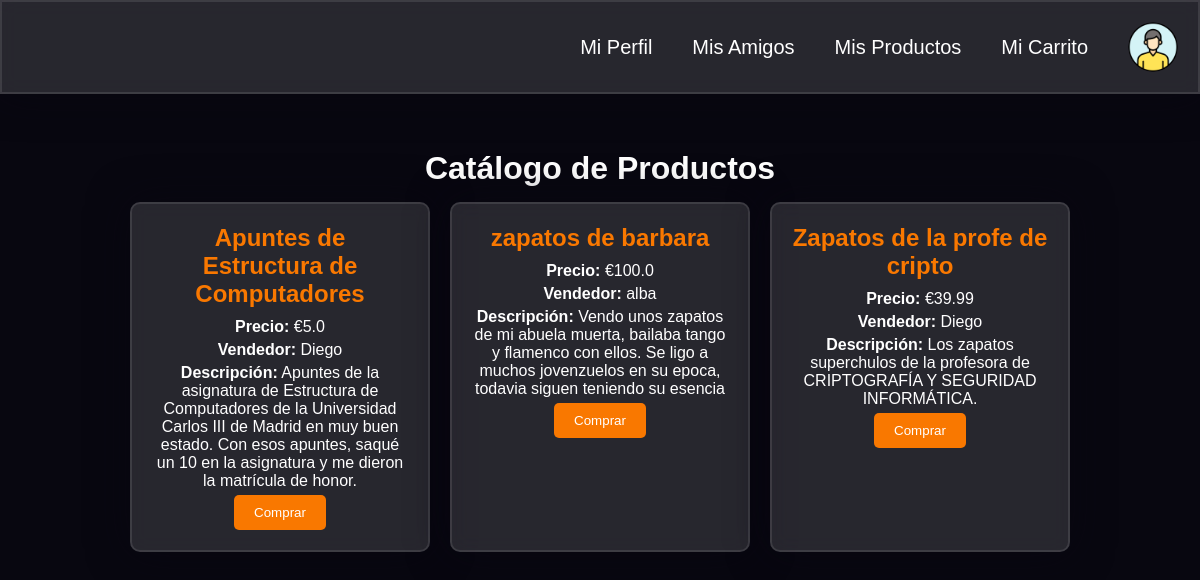
Screenshot of /comprar with the database file from the repository.
### app.py (models this page shows)
class Product(db.Model):
    __tablename__ = 'products'
    id = db.Column(db.Integer, primary_key=True)
    name = db.Column(db.String(80), nullable=False)
    category = db.Column(db.String(80), nullable=False)
    price = db.Column(db.Float, nullable=False)
    description = db.Column(db.String(200), nullable=False)
    status = db.Column(db.String(20), nullable=False, default='en venta')
    seller_id = db.Column(db.Integer, db.ForeignKey('users.id'), nullable=False)
    buyer_id = db.Column(db.Integer, db.ForeignKey('users.id'), nullable=True)
    created_at = db.Column(db.String(120), nullable=False)

class User(db.Model):
    __tablename__ = 'users'
    id = db.Column(db.Integer, primary_key=True)
    username = db.Column(db.String(80), unique=True, nullable=False)
    nombre = db.Column(db.String(80), nullable=False)
    ciudad = db.Column(db.String(80), nullable=False)
    email = db.Column(db.String(120), unique=True, nullable=False)
    bank_account = db.Column(db.String(50), nullable=False, default="")  # Usar cadena vacía como valor por defecto
    key = db.Column(db.String(64), nullable=False)
    salt = db.Column(db.String(32), nullable=False)
    created_at = db.Column(db.String(120), nullable=False)
    updated_at = db.Column(db.String(120), nullable=False)
    objetos_vendidos = db.Column(db.String(200), nullable=True, default="")
    objetos_comprados = db.Column(db.String(200), nullable=True, default="")
    products_sold = db.relationship('Product', backref='seller', lazy=True, foreign_keys='Product.seller_id')
    products_bought = db.relationship('Product', backref='buyer', lazy=True, foreign_keys='Product.buyer_id')

### app.py (the view, shortened to what this page needs)
@app.route('/comprar', methods=['GET', 'POST'])
def comprar():
    products = Product.query.filter_by(status='en venta').all()
    return render_template('comprar.html', products=products)

### templates/comprar.html (shortened to what this page needs)
<!DOCTYPE html>
<html lang="es">
<head>
    <link rel="stylesheet" type="text/css" href="{{ url_for('static', filename='styles/comprar.css') }}">
</head>
<body>
    <nav>
        <a href="{{ url_for('perfil') }}">Mi Perfil</a>
        <a href="{{ url_for('amigos') }}">Mis Amigos</a>
        <a href="{{ url_for('productos') }}">Mis Productos</a>
        <a href="{{ url_for('carrito') }}">Mi Carrito</a>
        <img src="{{ url_for('static', filename='imagenes/perfil.png') }}" alt="Perfil">
    </nav>
    <h1>Catálogo de Productos</h1>
    <div class="catalogo">
        {% for product in products %}
        <div class="tarjeta">
            <h2>{{ product.name }}</h2>
            <p><strong>Precio:</strong> €{{ product.price }}</p>
            <p><strong>Vendedor:</strong> {{ product.seller.nombre }}</p>
            <p><strong>Descripción:</strong> {{ product.description }}</p>
            <form action="{{ url_for('comprar') }}" method="POST">
                <button type="submit">Comprar</button>
            </form>
        </div>
        {% endfor %}
    </div>
</body>
</html>

### static/styles/comprar.css (style rules this page uses)
*, *:before, *:after { padding: 0; margin: 0; box-sizing: border-box; }
body { font-family: Arial, sans-serif; background-color: #080710; margin: 0; padding: 150px 20px 20px 20px; position: relative; }
nav { width: 100%; display: flex; justify-content: flex-end; align-items: center; background-color: rgba(255, 255, 255, 0.13); padding: 20px; border-radius: 0; backdrop-filter: blur(10px); border: 2px solid rgba(255, 255, 255, 0.1); box-shadow: 0 0 40px rgba(8, 7, 16, 0.6); position: fixed; top: 0; left: 0; z-index: 1000; }
nav a { color: #fff; text-decoration: none; margin: 0 20px; font-size: 20px; transition: transform 0.3s; }
nav img { width: 50px; height: 50px; border-radius: 50%; margin-left: 20px; }
h1 { text-align: center; color: #ffffff; margin-bottom: 15px; }
.catalogo { display: flex; flex-wrap: wrap; justify-content: center; gap: 20px; }
.tarjeta { background-color: rgba(255, 255, 255, 0.13); border: 2px solid rgba(255, 255, 255, 0.1); border-radius: 10px; box-shadow: 0 0 40px rgba(8, 7, 16, 0.6); padding: 20px; width: 300px; text-align: center; backdrop-filter: blur(10px); }
.tarjeta h2 { color: #f97800; margin: 0 0 10px; }
.tarjeta p { margin: 5px 0; color: #ffffff; }
.tarjeta button { background-color: #f97800; color: #fff; padding: 10px 20px; border: none; border-radius: 5px; cursor: pointer; transition: transform 0.3s; }

### rows the page displays
Product: name "Apuntes de Estructura de Computadores", price "5.0", seller.nombre "Diego", description "Apuntes de la asignatura de Estructura de Computadores de la Universidad Carlos III de Madrid en muy buen estado. Con esos apuntes, saqué un 10 en la asignatura y me dieron la matrícula de honor."
Product: name "zapatos de barbara", price "100.0", seller.nombre "alba", description "Vendo unos zapatos de mi abuela muerta, bailaba tango y flamenco con ellos. Se ligo a muchos jovenzuelos en su epoca, todavia siguen teniendo su esencia"
Product: name "Zapatos de la profe de cripto", price "39.99", seller.nombre "Diego", description "Los zapatos superchulos de la profesora de CRIPTOGRAFÍA Y SEGURIDAD INFORMÁTICA."
